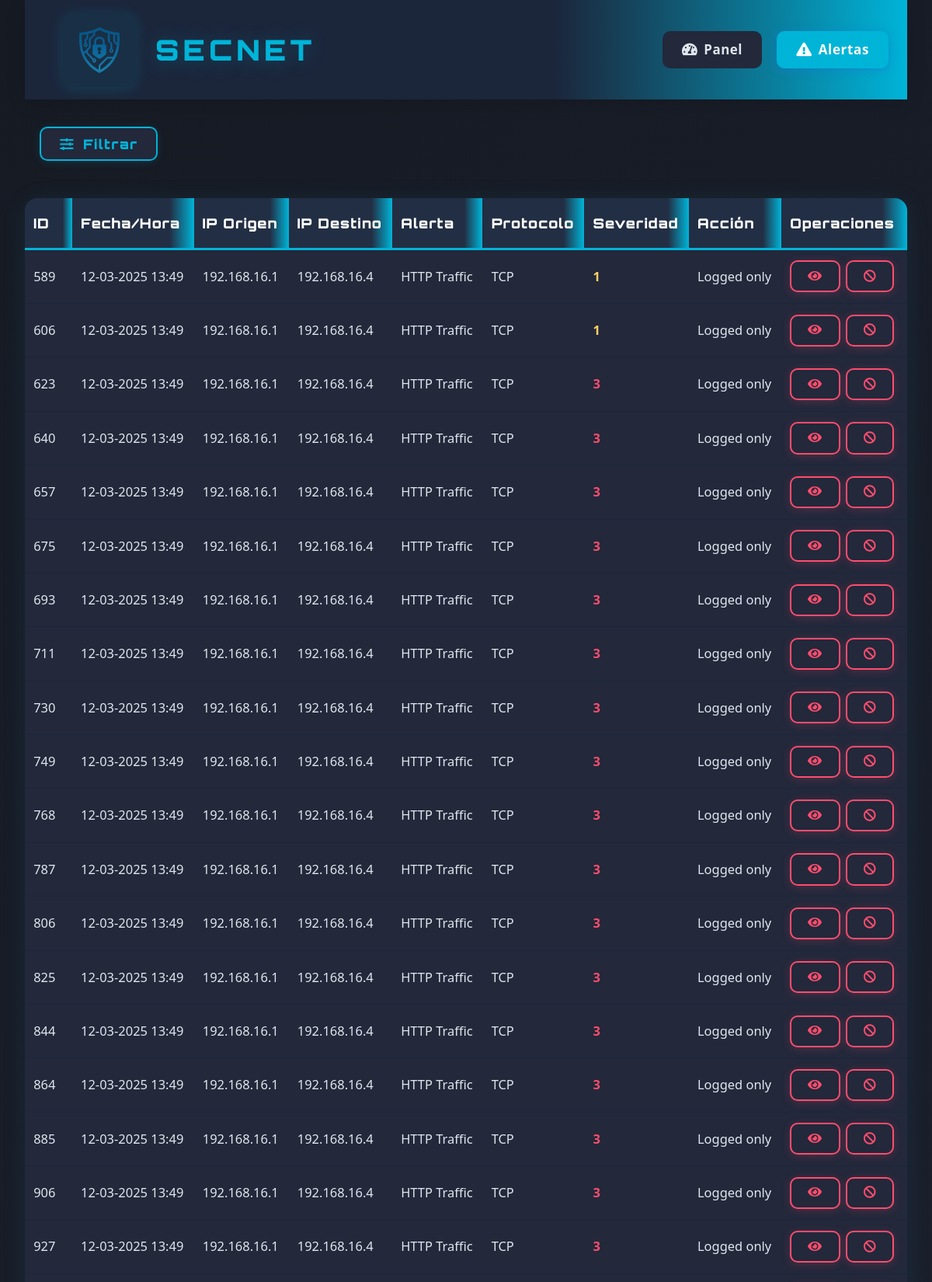
Page /web-interface/alerts.php?ip=192.168.16.1 (upper part) on the committed database.
### tables this page shows
CREATE TABLE alerts (        id INTEGER PRIMARY KEY AUTOINCREMENT,        timestamp TEXT,        src_ip TEXT,        dest_ip TEXT,        alert_message TEXT,        severity INTEGER,        protocol TEXT,        action_taken TEXT,        raw_data TEXT    );

### web-interface/alerts.php (the view, shortened to what this page needs)
<!DOCTYPE html>
<html lang="es">
<head>
    <link rel="stylesheet" href="css/style.css">
    <link rel="stylesheet" href="https://cdnjs.cloudflare.com/ajax/libs/font-awesome/5.15.3/css/all.min.css">
</head>
<body>
    <div class="container">
        <header>
            <div class="logo-container">
                <a href="index.php" style="display:flex;align-items:center;text-decoration:none;">
                    <img src="assets/logo.png" alt="Logo">
                    <h1 style="font-family: 'Orbitron', sans-serif;">SecNet</h1>
                </a>
            </div>
            <nav>
                <ul>
                    <li><a href="index.php"><i class="fas fa-tachometer-alt"></i> Panel</a></li>
                    <li><a href="alerts.php" class="active"><i class="fas fa-exclamation-triangle"></i> Alertas</a></li>
                </ul>
            </nav>
        </header>
        <main>
            <section class="alerts-section">
                <button id="toggleFiltersBtn" class="filter-button" type="button" style="margin-bottom:1.2rem;"><i class="fas fa-sliders-h"></i> Filtrar</button>
                <div class="alerts-table">
                    <table class="tech-table">
                        <thead>
                            <tr>
                                <th>ID</th>
                                <th>Fecha/Hora</th>
                                <th>IP Origen</th>
                                <th>IP Destino</th>
                                <th>Alerta</th>
                                <th>Protocolo</th>
                                <th>Severidad</th>
                                <th>Acción</th>
                                <th>Operaciones</th>
                            </tr>
                        </thead>
                        <tbody>
                            <?php
                            $db = new SQLite3('/var/www/html/database/alerts.db');
                            $db->exec("PRAGMA timezone = 'Europe/Madris'");
                            $query = "SELECT * FROM alerts WHERE 1=1";
                            $params = [];
                            if (isset($_GET['ip']) && $_GET['ip'] !== '') {
                                $ip = $_GET['ip'];
                                $query .= " AND (src_ip LIKE :ip OR dest_ip LIKE :ip)";
                                $params[':ip'] = "%$ip%";
                            }
                            $query .= " ORDER BY timestamp DESC LIMIT 100";
                            $stmt = $db->prepare($query);
                            foreach ($params as $key => $value) {
                                $stmt->bindValue($key, $value, SQLITE3_TEXT);
                            }
                            $results = $stmt->execute();
                            while ($row = $results->fetchArray(SQLITE3_ASSOC)) {
                                $severity_class = ($row['severity'] >= 2) ? 'high' : (($row['severity'] == 1) ? 'medium' : 'low');
                                echo '<tr>';
                                echo '<td>' . $row['id'] . '</td>';
                                $date = new DateTime($row['timestamp'], new DateTimeZone('UTC'));
                                $date->setTimezone(new DateTimeZone('Europe/Madrid'));
                                echo '<td>' . $date->format('d-m-Y H:i') . '</td>';
                                echo '<td>' . htmlspecialchars($row['src_ip']) . '</td>';
                                echo '<td>' . htmlspecialchars($row['dest_ip']) . '</td>';
                                echo '<td>' . htmlspecialchars($row['alert_message']) . '</td>';
                                echo '<td>' . htmlspecialchars($row['protocol']) . '</td>';
                                echo '<td class="severity ' . $severity_class . '">' . $row['severity'] . '</td>';
                                echo '<td>' . htmlspecialchars($row['action_taken']) . '</td>';
                                echo '<td>';
                                echo '<button class="action-btn alerta details-button" onclick="viewAlertDetails(' . $row['id'] . ')"><i class="fas fa-eye"></i></button> ';
                                echo '<button class="action-btn alerta block-button" onclick="blockIP(\'' . htmlspecialchars($row['src_ip']) . '\')"><i class="fas fa-ban"></i></button>';
                                echo '</td>';
                                echo '</tr>';
                            }
                            ?>
                        </tbody>
                    </table>
                </div>
            </section>
        </main>
    </div>
</body>
</html>

### rows in the picture
alerts: id "589", timestamp "12-03-2025 13:49", src_ip "192.168.16.1", dest_ip "192.168.16.4", alert_message "HTTP Traffic", protocol "TCP", severity "1", action_taken "Logged only"
alerts: id "606", timestamp "12-03-2025 13:49", src_ip "192.168.16.1", dest_ip "192.168.16.4", alert_message "HTTP Traffic", protocol "TCP", severity "1", action_taken "Logged only"
alerts: id "623", timestamp "12-03-2025 13:49", src_ip "192.168.16.1", dest_ip "192.168.16.4", alert_message "HTTP Traffic", protocol "TCP", severity "3", action_taken "Logged only"
alerts: id "640", timestamp "12-03-2025 13:49", src_ip "192.168.16.1", dest_ip "192.168.16.4", alert_message "HTTP Traffic", protocol "TCP", severity "3", action_taken "Logged only"
alerts: id "657", timestamp "12-03-2025 13:49", src_ip "192.168.16.1", dest_ip "192.168.16.4", alert_message "HTTP Traffic", protocol "TCP", severity "3", action_taken "Logged only"
alerts: id "675", timestamp "12-03-2025 13:49", src_ip "192.168.16.1", dest_ip "192.168.16.4", alert_message "HTTP Traffic", protocol "TCP", severity "3", action_taken "Logged only"
alerts: id "693", timestamp "12-03-2025 13:49", src_ip "192.168.16.1", dest_ip "192.168.16.4", alert_message "HTTP Traffic", protocol "TCP", severity "3", action_taken "Logged only"
alerts: id "711", timestamp "12-03-2025 13:49", src_ip "192.168.16.1", dest_ip "192.168.16.4", alert_message "HTTP Traffic", protocol "TCP", severity "3", action_taken "Logged only"
alerts: id "730", timestamp "12-03-2025 13:49", src_ip "192.168.16.1", dest_ip "192.168.16.4", alert_message "HTTP Traffic", protocol "TCP", severity "3", action_taken "Logged only"
alerts: id "749", timestamp "12-03-2025 13:49", src_ip "192.168.16.1", dest_ip "192.168.16.4", alert_message "HTTP Traffic", protocol "TCP", severity "3", action_taken "Logged only"
alerts: id "768", timestamp "12-03-2025 13:49", src_ip "192.168.16.1", dest_ip "192.168.16.4", alert_message "HTTP Traffic", protocol "TCP", severity "3", action_taken "Logged only"
alerts: id "787", timestamp "12-03-2025 13:49", src_ip "192.168.16.1", dest_ip "192.168.16.4", alert_message "HTTP Traffic", protocol "TCP", severity "3", action_taken "Logged only"
alerts: id "806", timestamp "12-03-2025 13:49", src_ip "192.168.16.1", dest_ip "192.168.16.4", alert_message "HTTP Traffic", protocol "TCP", severity "3", action_taken "Logged only"
alerts: id "825", timestamp "12-03-2025 13:49", src_ip "192.168.16.1", dest_ip "192.168.16.4", alert_message "HTTP Traffic", protocol "TCP", severity "3", action_taken "Logged only"
alerts: id "844", timestamp "12-03-2025 13:49", src_ip "192.168.16.1", dest_ip "192.168.16.4", alert_message "HTTP Traffic", protocol "TCP", severity "3", action_taken "Logged only"
alerts: id "864", timestamp "12-03-2025 13:49", src_ip "192.168.16.1", dest_ip "192.168.16.4", alert_message "HTTP Traffic", protocol "TCP", severity "3", action_taken "Logged only"
alerts: id "885", timestamp "12-03-2025 13:49", src_ip "192.168.16.1", dest_ip "192.168.16.4", alert_message "HTTP Traffic", protocol "TCP", severity "3", action_taken "Logged only"
alerts: id "906", timestamp "12-03-2025 13:49", src_ip "192.168.16.1", dest_ip "192.168.16.4", alert_message "HTTP Traffic", protocol "TCP", severity "3", action_taken "Logged only"
alerts: id "927", timestamp "12-03-2025 13:49", src_ip "192.168.16.1", dest_ip "192.168.16.4", alert_message "HTTP Traffic", protocol "TCP", severity "3", action_taken "Logged only"
